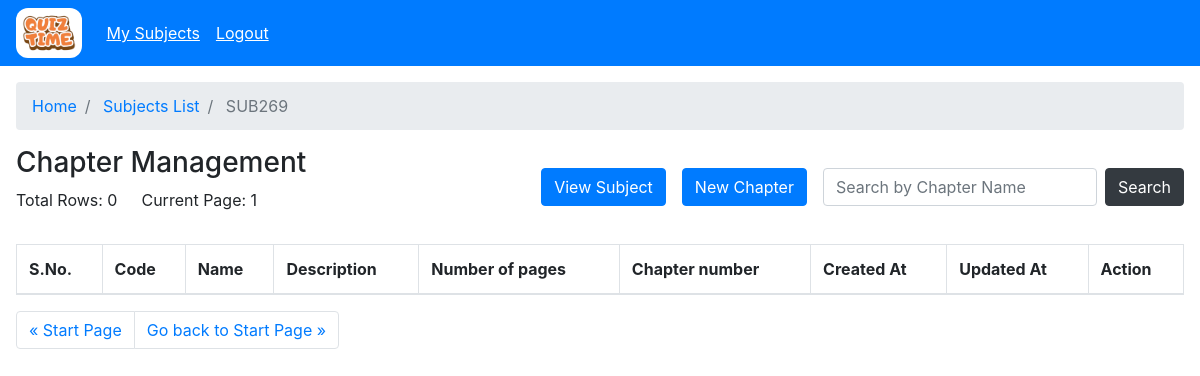
/admin/subject/view?sub_id=55df63e2-a279-4ce2-b1a7-ed5a35a6466f&take=25&skip=0 (signed in), run on an earlier commit of the app's database.
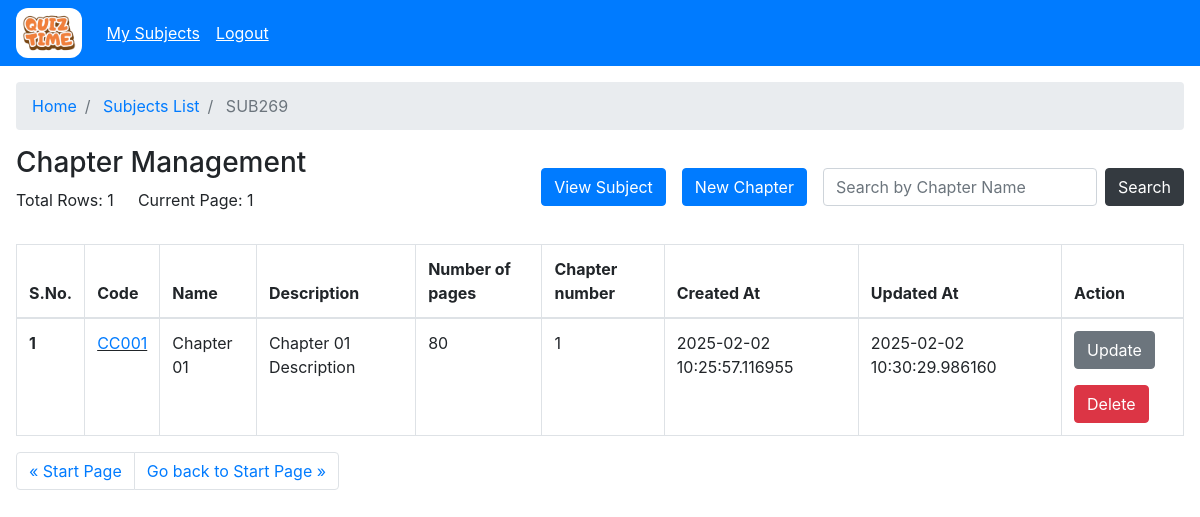
And on a later commit of the database.
### models/model.py (models this page shows)
class Subject(db.Model):
    __tablename__='subjects'
    id=db.Column(db.VARCHAR(100), primary_key=True)
    name=db.Column(db.VARCHAR(100), nullable=False)
    description=db.Column(db.VARCHAR(100), nullable=False)
    created_at=db.Column(db.TIMESTAMP, nullable=False)
    updated_at=db.Column(db.TIMESTAMP, nullable=False)
    code=db.Column(db.VARCHAR(100), nullable=False)

class Chapter(db.Model):
    __tablename__='chapters'
    id=db.Column(db.VARCHAR(100), primary_key=True)
    name=db.Column(db.VARCHAR(100), nullable=False)
    description=db.Column(db.VARCHAR(100), nullable=False)
    subject_id=db.Column(db.VARCHAR(100), db.ForeignKey('subjects.id'), nullable=False)
    created_at = db.Column(db.TIMESTAMP, nullable=False)
    updated_at = db.Column(db.TIMESTAMP, nullable=False)
    chapter_number=db.Column(db.Integer, nullable=False)
    code=db.Column(db.VARCHAR(100), nullable=False)
    pages=db.Column(db.Integer, nullable=False)

### controllers/admin/admin_subject.py (the view)
@subject.route("/view")
@login_required
@role_required("admin")
@swag_from({
    "tags": ["Admin"],
    "summary": "View a single subject",
    "description": "This endpoint retrieves a single subject with the given ID and all chapters belong to that subject. Use the query parameters to customize the results.",
    "parameters": [
        {
            "in": "query",
            "name": "sub_id",
            "type": "string",
            "description": "Subject ID",
            "required": True
        },
        {
            "in": "query",
            "name": "skip",
            "type": "integer",
            "description": "Number of rows to skip",
            "required": False
        },
        {
            "in": "query",
            "name": "take",
            "type": "integer",
            "description": "Number of rows to take",
            "required": False
        },
        {
            "in": "query",
            "name": "where",
            "type": "string",
            "description": "Filtering criteria in JSON format",
            "required": False
        }
    ],
    "responses": {
        200: {
            "description": "A single subject with chapters",
            "schema": {
                "type": "object",
                "properties": {
                    "sub": {
                        "type": "object",
                        "properties": {
                            "id": {
                                "type": "string"
                            },
                            "name": {
                                "type": "string"
                            },
                            "description": {
                                "type": "string"
                            },
                            "code": {
                                "type": "string"
                            },
                            "created_at": {
                                "type": "string"
                            },
                            "updated_at": {
                                "type": "string"
                            }
                        }
                    },
                    "rows": {
                        "type": "array",
                        "items": {
                            "type": "object",
                            "properties": {
                                "id": {
                                    "type": "string"
                                },
                                "name": {
                                    "type": "string"
                                },
                                "description": {
                                    "type": "string"
                                },
                                "created_at": {
                                    "type": "string"
                                },
                                "updated_at": {
                                    "type": "string"
                                }
                            }
                        }
                    },
                    "total_rows": {
                        "type": "integer"
                    },
                    "skip": {
                        "type": "integer"
                    },
                    "take": {
                        "type": "integer"
                    }
                }
            }
        },
        400:{
            "description": "Invalid request",
            "schema": {
                "type": "object",
                "properties": {
                    "message": {
                        "type": "string"
                    }
                }
            }
        },
        500:{
            "description": "Internal Server Error",
            "schema": {
                "type": "object",
                "properties": {
                    "message": {
                        "type": "string"
                    }
                }
            }
        }
    }
})
def view_subject():
    sub_id = request.args.get("sub_id", "")
    skip = int(request.args.get("skip", 0))
    take = int(request.args.get("take", 25))
    where = request.args.get("where", "{}")
    if not sub_id:
        raise ValueError("Subject is required")
    sub = Subject.query.filter_by(id=sub_id).first()
    if not sub:
        return flash_and_redirect("Subject not found", "danger", url_for("subject.subject_home"))
    try:
        where = json.loads(where) if where else {}
        chapters = Chapter.query.filter_by(subject_id=sub_id, **where).offset(skip).limit(take).all()
        total_rows = Chapter.query.filter_by(subject_id=sub_id).count()
        return render_template("admin/subjects/admin_single_subject.html",sub=sub, skip=skip, take=take, rows=chapters, total_rows=total_rows)
    except Exception as e:
        return flash_and_redirect(str(e), "danger", url_for("subject.subject_home"))

### app.py (called while the page is built)
    @login_manager.user_loader
    def load_user(user_id):
        return User.query.get(user_id)

### controllers/decorator.py (called while the page is built)
def role_required(role):
    def decorator(func):
        @wraps(func)
        def wrapper(*args, **kwargs):
            if not current_user.is_authenticated:
                return redirect(url_for("auth.login"))
            if current_user.user_type != role and session.get("user_type") != role:
                if current_user.user_type == "admin":
                    return redirect(url_for("admin.admin_home"))
                return redirect(url_for("user.user_home"))
            return func(*args, **kwargs)
        return wrapper
    return decorator

### templates/admin/subjects/admin_single_subject.html (shortened to what this page needs)
{% extends "base.html" %} {% block title %}Single Subject{% endblock %} {% block
content %}{% include "admin/admin_wrapper.html" %}
<section class="p-3">
  <nav aria-label="breadcrumb">
    <ol class="breadcrumb">
      <li class="breadcrumb-item"><a href="/admin">Home</a></li>
      <li class="breadcrumb-item">
        <a href="/admin/subject/?skip=0&take=25">Subjects List</a>
      </li>
      <li class="breadcrumb-item active" aria-current="page">
        {% if sub %}{{ sub.code }}{% endif %}
      </li>
    </ol>
  </nav>
  <div class="d-flex mt-3 flex-wrap justify-content-between">
    <div>
      <h3>Chapter Management</h3>
      <div class="d-flex align-items-center">
        <p class="mr-4">Total Rows: {{ total_rows }}</p>
        <p>
          Current Page: {% if skip and take %} {{ ((skip|int)//take)+1 }} {%
          else %}1{% endif %}
        </p>
      </div>
    </div>
    <div class="form-inline my-2 my-lg-0">
      <div class="d-flex">
        <button
          type="button"
          class="btn btn-primary mr-3"
          data-toggle="modal"
          data-target="#exampleModalScrollable"
        >
          View Subject
        </button>
        <button type="button" class="btn btn-primary mr-3">
          <a
            class="text-white"
            href="/admin/subject/chapter/new?sub_id={{ sub.id }}"
          >
            New Chapter
          </a>
        </button>
      </div>
      <div class="d-flex mt-2 mt-sm-0 justify-content-between">
        <input
          class="form-control mr-2"
          type="search"
          id="chapterInput"
          placeholder="Search by Chapter Name"
          aria-label="Search"
        />
        <button
          onclick="searchByChapter('{{skip}}', '{{take}}', '{{ sub.id }}')"
          class="btn btn-dark"
        >
          <a>Search</a>
        </button>
      </div>
    </div>
  </div>
  <section class="mt-3">
    <div class="table-responsive">
      <table class="table table-bordered table-hover">
        <thead>
          <tr>
            <th scope="col">S.No.</th>
            <th scope="col">Code</th>
            <th scope="col">Name</th>
            <th scope="col">Description</th>
            <th scope="col">Number of pages</th>
            <th scope="col">Chapter number</th>
            <th scope="col">Created At</th>
            <th scope="col">Updated At</th>
            <th scope="col">Action</th>
          </tr>
        </thead>
        <tbody>
          {% for chpt in rows %}
          <tr class="pointer">
            <th scope="row">{{ loop.index+skip }}</th>
            <td class="link">
              <a
                href="/admin/subject/chapter/view?sub_id={{ sub.id }}&skip=0&take=25&chap_id={{ chpt.id }}"
                >{{ chpt.code }}</a
              >
            </td>
            <td>{{ chpt.name }}</td>
            <td>{{ chpt.description }}</td>
            <td>{{ chpt.pages }}</td>
            <td>{{ chpt.chapter_number }}</td>
            <td>{{ chpt.created_at }}</td>
            <td>{{ chpt.updated_at }}</td>
            <td>
              <button
                onclick="window.location.href='/admin/subject/chapter/update?chap_id={{ chpt.id }}&sub_id={{ sub.id }}'"
                type="button"
                class="btn btn-secondary mr-3 mb-3"
              >
                Update
              </button>
              <form
                method="post"
                action="/admin/subject/chapter/delete?sub_id={{ sub.id }}&chapter_id={{ chpt.id }}"
                onsubmit="return confirm('Are you sure you wish to delete the chapter with {{sub.code}}?, !! This will delete all quizzes and questions associated with it !!');"
              >
                <input type="submit" class="btn btn-danger" value="Delete" />
              </form>
            </td>
          </tr>
          {% endfor %}
        </tbody>
      </table>
      <nav aria-label="Page navigation example">
        <ul class="pagination">
          <li class="page-item">
            <a
              class="page-link"
              href="/admin/subject/view?sub_id={{ sub.id }}&skip={{ (skip - take) if skip > 0 else 0 }}&take={{ take }}"
              aria-label="Previous"
            >
              <span aria-hidden="true">&laquo;</span>
              <span
                >{% if skip > 0 %}Previous{% else %}Start Page{% endif %}</span
              >
            </a>
          </li>
          <li class="page-item">
            <a
              class="page-link"
              href="/admin/subject/view?sub_id={{ sub.id }}&skip={{ ( ((skip//take)+1)*take if ((skip|int+take) < total_rows) else None  ) if ((skip|int+take) < total_rows) else 0 }}&take={{ take }}"
              aria-label="Next"
            >
              <span
                >{% if ((skip|int + take) < total_rows) %}Next{% else %}Go back
                to Start Page{% endif %}</span
              >
              <span aria-hidden="true">&raquo;</span>
            </a>
          </li>
        </ul>
      </nav>
    </div>
  </section>
</section>
{% endblock %}

### templates/base.html (shortened to what this page needs)
<!DOCTYPE html>
<html lang="en">
  <head>
    <link rel="stylesheet" href="/static/css/style.css" />
    <link
      rel="stylesheet"
      href="https://cdn.jsdelivr.net/npm/bootstrap@4.3.1/dist/css/bootstrap.min.css"
    />
  </head>
  <body>
    {% block content %} {% endblock %}
  </body>
</html>

### templates/admin/admin_wrapper.html (shortened to what this page needs)
<nav class="navbar navbar-expand-lg navbar-dark bg-primary">
  <a href="/admin">
    <img
      alt="logo"
      src="/static/images/logo.png"
      class="adminLogo navbar-brand"
    />
  </a>
  <div class="collapse navbar-collapse" id="navbarSupportedContent">
    <ul class="navbar-nav mr-auto">
      <li class="nav-item">
        <a class="anchor nav-link" href="/admin/subject?skip=0&take=25"
          >My Subjects</a
        >
      </li>
      <li class="nav-item">
        <a class="anchor nav-link" href="/auth/logout">Logout</a>
      </li>
    </ul>
  </div>
</nav>

### static/css/style.css (style rules this page uses)
.adminLogo { height: 50px; background-color: white !important; border-radius: 12px; padding: 6px; }
.pointer { cursor: pointer; }
.anchor { color: white !important; text-decoration: underline !important; }
.link { text-decoration: underline !important; }

What changed in the data, as far as the page shows it:
added Chapter: code "CC001", name "Chapter 01", description "Chapter 01 Description", pages "80", chapter_number "1", created_at "2025-02-02 10:25:57.116955", updated_at "2025-02-02 10:30:29.986160"
Also different on the page:
{{ total_rows }}: "0" → "1"
